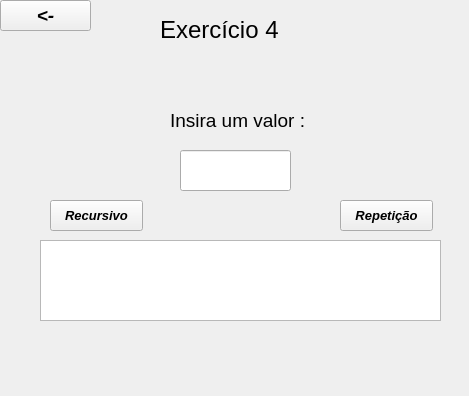
<?xml version="1.0" encoding="UTF-8"?>
<ui version="4.0">
 <class>Iexe4</class>
 <widget class="QWidget" name="Iexe4">
  <property name="geometry">
   <rect>
    <x>0</x>
    <y>0</y>
    <width>469</width>
    <height>396</height>
   </rect>
  </property>
  <property name="windowTitle">
   <string>Form</string>
  </property>
  <widget class="QTextEdit" name="textEdit">
   <property name="geometry">
    <rect>
     <x>40</x>
     <y>240</y>
     <width>401</width>
     <height>81</height>
    </rect>
   </property>
  </widget>
  <widget class="QPushButton" name="pushButtonrecursivo">
   <property name="geometry">
    <rect>
     <x>50</x>
     <y>200</y>
     <width>93</width>
     <height>31</height>
    </rect>
   </property>
   <property name="font">
    <font>
     <pointsize>10</pointsize>
     <italic>true</italic>
     <bold>true</bold>
    </font>
   </property>
   <property name="text">
    <string>Recursivo</string>
   </property>
  </widget>
  <widget class="QPushButton" name="pushButtonrepeticao">
   <property name="geometry">
    <rect>
     <x>340</x>
     <y>200</y>
     <width>93</width>
     <height>31</height>
    </rect>
   </property>
   <property name="font">
    <font>
     <pointsize>10</pointsize>
     <italic>true</italic>
     <bold>true</bold>
    </font>
   </property>
   <property name="text">
    <string>Repetição</string>
   </property>
  </widget>
  <widget class="QLineEdit" name="lineEdit">
   <property name="geometry">
    <rect>
     <x>180</x>
     <y>150</y>
     <width>111</width>
     <height>41</height>
    </rect>
   </property>
  </widget>
  <widget class="QLabel" name="label">
   <property name="geometry">
    <rect>
     <x>170</x>
     <y>100</y>
     <width>171</width>
     <height>41</height>
    </rect>
   </property>
   <property name="text">
    <string>&lt;html&gt;&lt;head/&gt;&lt;body&gt;&lt;p&gt;&lt;span style=&quot; font-size:14pt; color:#000000;&quot;&gt;Insira um valor :&lt;/span&gt;&lt;/p&gt;&lt;/body&gt;&lt;/html&gt;</string>
   </property>
  </widget>
  <widget class="QLabel" name="label_2">
   <property name="geometry">
    <rect>
     <x>160</x>
     <y>10</y>
     <width>151</width>
     <height>41</height>
    </rect>
   </property>
   <property name="text">
    <string>&lt;html&gt;&lt;head/&gt;&lt;body&gt;&lt;p&gt;&lt;span style=&quot; font-size:18pt; color:#000000;&quot;&gt;Exercício 4&lt;/span&gt;&lt;/p&gt;&lt;/body&gt;&lt;/html&gt;</string>
   </property>
  </widget>
  <widget class="QLabel" name="label_3">
   <property name="geometry">
    <rect>
     <x>-10</x>
     <y>-10</y>
     <width>481</width>
     <height>411</height>
    </rect>
   </property>
   <property name="text">
    <string/>
   </property>
   <property name="pixmap">
    <pixmap>../fundop5.jpg</pixmap>
   </property>
   <property name="scaledContents">
    <bool>true</bool>
   </property>
  </widget>
  <widget class="QPushButton" name="pushButtonVoltar">
   <property name="geometry">
    <rect>
     <x>0</x>
     <y>0</y>
     <width>91</width>
     <height>31</height>
    </rect>
   </property>
   <property name="font">
    <font>
     <pointsize>14</pointsize>
     <italic>true</italic>
     <bold>true</bold>
    </font>
   </property>
   <property name="text">
    <string>&lt;-</string>
   </property>
  </widget>
  <zorder>label_3</zorder>
  <zorder>textEdit</zorder>
  <zorder>pushButtonrecursivo</zorder>
  <zorder>pushButtonrepeticao</zorder>
  <zorder>lineEdit</zorder>
  <zorder>label</zorder>
  <zorder>label_2</zorder>
  <zorder>pushButtonVoltar</zorder>
 </widget>
 <resources/>
 <connections/>
</ui>
